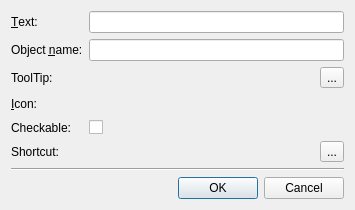
<?xml version="1.0" encoding="UTF-8"?>
<ui version="4.0">
 <comment>*********************************************************************
**
** Copyright (C) 2011 Nokia Corporation and/or its subsidiary(-ies).
** All rights reserved.
** Contact: Nokia Corporation (qt-info@nokia.com)
**
** This file is part of the Qt Designer of the Qt Toolkit.
**
** $QT_BEGIN_LICENSE:LGPL$
** Commercial Usage
** Licensees holding valid Qt Commercial licenses may use this file in
** accordance with the Qt Commercial License Agreement provided with the
** Software or, alternatively, in accordance with the terms contained in
** a written agreement between you and Nokia.
**
** GNU Lesser General Public License Usage
** Alternatively, this file may be used under the terms of the GNU Lesser
** General Public License version 2.1 as published by the Free Software
** Foundation and appearing in the file LICENSE.LGPL included in the
** packaging of this file.  Please review the following information to
** ensure the GNU Lesser General Public License version 2.1 requirements
** will be met: http://www.gnu.org/licenses/old-licenses/lgpl-2.1.html.
**
** In addition, as a special exception, Nokia gives you certain additional
** rights.  These rights are described in the Nokia Qt LGPL Exception
** version 1.1, included in the file LGPL_EXCEPTION.txt in this package.
**
** GNU General Public License Usage
** Alternatively, this file may be used under the terms of the GNU
** General Public License version 3.0 as published by the Free Software
** Foundation and appearing in the file LICENSE.GPL included in the
** packaging of this file.  Please review the following information to
** ensure the GNU General Public License version 3.0 requirements will be
** met: http://www.gnu.org/copyleft/gpl.html.
**
** If you have questions regarding the use of this file, please contact
** Nokia at qt-info@nokia.com.
** $QT_END_LICENSE$
**
*********************************************************************</comment>
 <class>qdesigner_internal::NewActionDialog</class>
 <widget class="QDialog" name="qdesigner_internal::NewActionDialog">
  <property name="windowTitle">
   <string>New Action...</string>
  </property>
  <layout class="QVBoxLayout" name="verticalLayout">
   <item>
    <layout class="QFormLayout" name="formLayout">
     <item row="0" column="0">
      <widget class="QLabel" name="textLabel">
       <property name="text">
        <string>&amp;Text:</string>
       </property>
       <property name="buddy">
        <cstring>editActionText</cstring>
       </property>
      </widget>
     </item>
     <item row="0" column="1">
      <widget class="QLineEdit" name="editActionText">
       <property name="minimumSize">
        <size>
         <width>255</width>
         <height>0</height>
        </size>
       </property>
      </widget>
     </item>
     <item row="1" column="0">
      <widget class="QLabel" name="objectNameLabel">
       <property name="text">
        <string>Object &amp;name:</string>
       </property>
       <property name="buddy">
        <cstring>editObjectName</cstring>
       </property>
      </widget>
     </item>
     <item row="1" column="1">
      <widget class="QLineEdit" name="editObjectName"/>
     </item>
     <item row="3" column="0">
      <widget class="QLabel" name="iconLabel">
       <property name="text">
        <string>&amp;Icon:</string>
       </property>
       <property name="buddy">
        <cstring>iconSelector</cstring>
       </property>
      </widget>
     </item>
     <item row="3" column="1">
      <layout class="QHBoxLayout" name="horizontalLayout">
       <item>
        <widget class="qdesigner_internal::IconSelector" name="iconSelector" native="true"/>
       </item>
       <item>
        <spacer>
         <property name="orientation">
          <enum>Qt::Horizontal</enum>
         </property>
         <property name="sizeHint" stdset="0">
          <size>
           <width>40</width>
           <height>20</height>
          </size>
         </property>
        </spacer>
       </item>
      </layout>
     </item>
     <item row="5" column="0">
      <widget class="QLabel" name="shortcutLabel">
       <property name="text">
        <string>Shortcut:</string>
       </property>
      </widget>
     </item>
     <item row="4" column="1">
      <widget class="QCheckBox" name="checkableCheckBox">
       <property name="text">
        <string/>
       </property>
      </widget>
     </item>
     <item row="4" column="0">
      <widget class="QLabel" name="checkableLabel">
       <property name="text">
        <string>Checkable:</string>
       </property>
      </widget>
     </item>
     <item row="2" column="0">
      <widget class="QLabel" name="toolTipLabel">
       <property name="text">
        <string>ToolTip:</string>
       </property>
      </widget>
     </item>
     <item row="2" column="1">
      <layout class="QHBoxLayout" name="toolTipLayout">
       <item>
        <widget class="TextPropertyEditor" name="tooltipEditor" native="true">
         <property name="sizePolicy">
          <sizepolicy hsizetype="MinimumExpanding" vsizetype="Preferred">
           <horstretch>0</horstretch>
           <verstretch>0</verstretch>
          </sizepolicy>
         </property>
        </widget>
       </item>
       <item>
        <widget class="QToolButton" name="toolTipToolButton">
         <property name="text">
          <string>...</string>
         </property>
        </widget>
       </item>
      </layout>
     </item>
     <item row="5" column="1">
      <layout class="QHBoxLayout" name="keysequenceLayout">
       <item>
        <widget class="QtKeySequenceEdit" name="keySequenceEdit" native="true">
         <property name="sizePolicy">
          <sizepolicy hsizetype="MinimumExpanding" vsizetype="Preferred">
           <horstretch>0</horstretch>
           <verstretch>0</verstretch>
          </sizepolicy>
         </property>
        </widget>
       </item>
       <item>
        <widget class="QToolButton" name="keysequenceResetToolButton">
         <property name="text">
          <string>...</string>
         </property>
        </widget>
       </item>
      </layout>
     </item>
    </layout>
   </item>
   <item>
    <spacer name="verticalSpacer">
     <property name="orientation">
      <enum>Qt::Vertical</enum>
     </property>
     <property name="sizeHint" stdset="0">
      <size>
       <width>0</width>
       <height>0</height>
      </size>
     </property>
    </spacer>
   </item>
   <item>
    <widget class="Line" name="line">
     <property name="orientation">
      <enum>Qt::Horizontal</enum>
     </property>
    </widget>
   </item>
   <item>
    <widget class="QDialogButtonBox" name="buttonBox">
     <property name="orientation">
      <enum>Qt::Horizontal</enum>
     </property>
     <property name="standardButtons">
      <set>QDialogButtonBox::Cancel|QDialogButtonBox::Ok</set>
     </property>
    </widget>
   </item>
  </layout>
 </widget>
 <customwidgets>
  <customwidget>
   <class>qdesigner_internal::IconSelector</class>
   <extends>QWidget</extends>
   <header>iconselector_p.h</header>
   <container>1</container>
  </customwidget>
  <customwidget>
   <class>QtKeySequenceEdit</class>
   <extends>QWidget</extends>
   <header>qtpropertybrowserutils_p.h</header>
   <container>1</container>
  </customwidget>
  <customwidget>
   <class>TextPropertyEditor</class>
   <extends>QWidget</extends>
   <header>textpropertyeditor_p.h</header>
   <container>1</container>
  </customwidget>
 </customwidgets>
 <tabstops>
  <tabstop>editActionText</tabstop>
  <tabstop>editObjectName</tabstop>
 </tabstops>
 <resources/>
 <connections>
  <connection>
   <sender>buttonBox</sender>
   <signal>accepted()</signal>
   <receiver>qdesigner_internal::NewActionDialog</receiver>
   <slot>accept()</slot>
   <hints>
    <hint type="sourcelabel">
     <x>165</x>
     <y>162</y>
    </hint>
    <hint type="destinationlabel">
     <x>291</x>
     <y>94</y>
    </hint>
   </hints>
  </connection>
  <connection>
   <sender>buttonBox</sender>
   <signal>rejected()</signal>
   <receiver>qdesigner_internal::NewActionDialog</receiver>
   <slot>reject()</slot>
   <hints>
    <hint type="sourcelabel">
     <x>259</x>
     <y>162</y>
    </hint>
    <hint type="destinationlabel">
     <x>293</x>
     <y>128</y>
    </hint>
   </hints>
  </connection>
 </connections>
</ui>
